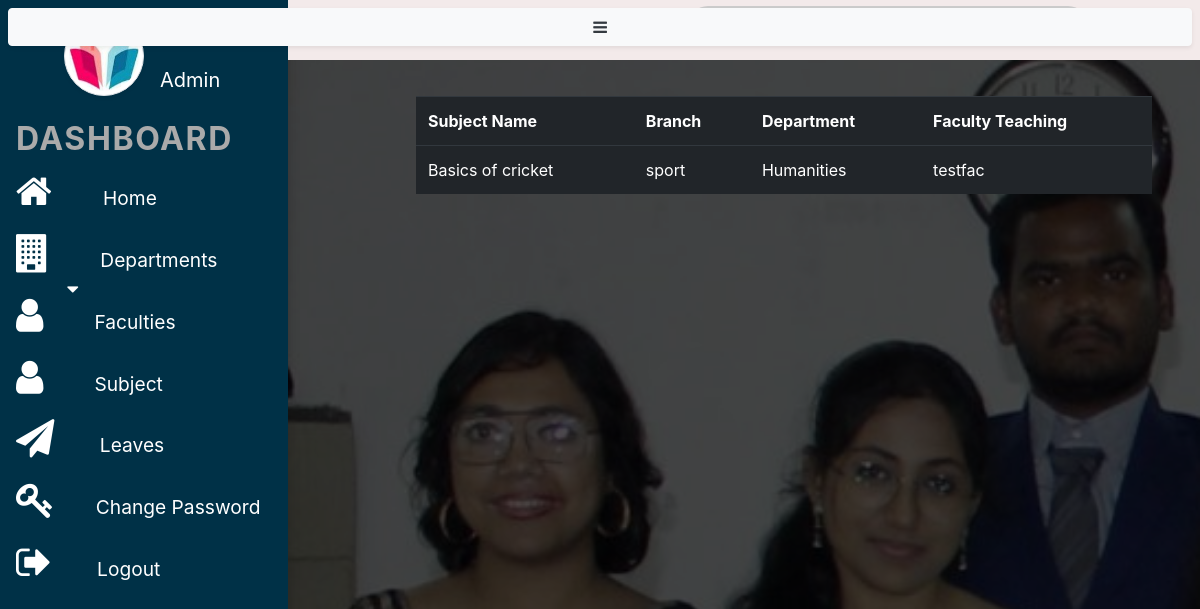
Page /admin/sports.php on the committed database.
### tables this page shows
CREATE TABLE `subject` (
  `id` int(11) NOT NULL,
  `name` varchar(255) NOT NULL,
  `branch` varchar(255) NOT NULL,
  `dept` varchar(255) NOT NULL,
  `facteach` varchar(255) NOT NULL,
  `date added` timestamp(6) NOT NULL DEFAULT current_timestamp(6) ON UPDATE current_timestamp(6)
);

### admin/sports.php (the view, shortened to what this page needs)
<?php
include "adminsidebar.php";
include "dbconn.php";
$query = "SELECT * FROM subject WHERE branch='sport'";
$result=mysqli_query($conn,$query);
?>
<!DOCTYPE html>
<html lang="en">
<head>
    <link rel="stylesheet" href="https://stackpath.bootstrapcdn.com/bootstrap/4.1.1/css/bootstrap.min.css"
>
    <link rel="stylesheet" href="https://stackpath.bootstrapcdn.com/font-awesome/4.7.0/css/font-awesome.min.css">
    <link rel="stylesheet" href="css/faculty.css">
    <link rel="stylesheet" href="css/style.css">
</head>
<body>
      <div class="page-content p-5" id="content">
          <div class="topbar fixed-top">
              <button id="sidebarCollapse" class="btn btn-light text-dark bg-light rounded-pill shadow-sm m-2 mb-4 fixed-top">
                  <i class="fa fa-bars"></i>
              </button>
              <div class="search">
                  <label>
                  </label>
              </div>
      </div>
      <br><br>
            <table style="color:white;" class="table table-dark">
                <tr>
                    <th>Subject Name</th>
                    <th>Branch</th>
                    <th>Department</th>
                    <th>Faculty Teaching</th>
                </tr>
                <?php while($row=mysqli_fetch_array($result)){   ?>
                    <tr>
                        <td>
                            <?php echo $row['name'] ?>
                </td>
                <td>
                            <?php echo $row['branch'] ?>
                            </td>
                            <td>
                            <?php echo $row['dept'] ?>
                            </td>
                            <td>
                            <?php echo $row['facteach'] ?>
                        </td>
                    </tr>
                    <?php  }  ?>
            </table>
</body>
</html>

### admin/css/styleBoo.css (style rules this page uses)
body { background:url('../img/admin-bg.jpg'); overflow-x: hidden; background-size:cover; background-repeat: no-repeat; }
.topbar { width:100%; background-color: rgb(243, 234, 234); height:60px; padding: 0 10px; display: flex; justify-content: space-between; align-items: center; margin-left: 24%; transition: all 0.4s; }
.search { position:relative; width: 400px; margin: 0 10px; }
.search label { position: relative; width: 100%; }
.page-content { width: calc(100%-23rem); margin-left: 23rem; transition: all 0.4s; }

### admin/css/faculty.css (style rules this page uses)
body { background:url('../img/faculty-bg.jpg'); overflow-x: hidden; background-size:cover; background-repeat: no-repeat; }
.topbar { width:100%; background-color: rgb(243, 234, 234); height:60px; padding: 0 10px; display: flex; justify-content: space-between; align-items: center; margin-left: 24%; transition: all 0.4s; }
.search { position:relative; width: 400px; margin: 0 10px; }
.search label { position: relative; width: 100%; }
.page-content { width: calc(100%-23rem); margin-left: 23rem; transition: all 0.4s; }

### admin/css/style.css (style rules this page uses)
* { margin: 0; padding: 0; }
label { font-family: sans-serif; font-size: 18px; font-style: italic; }

### rows in the picture
subject: name "Basics of cricket", branch "sport", dept "Humanities", facteach "testfac"
